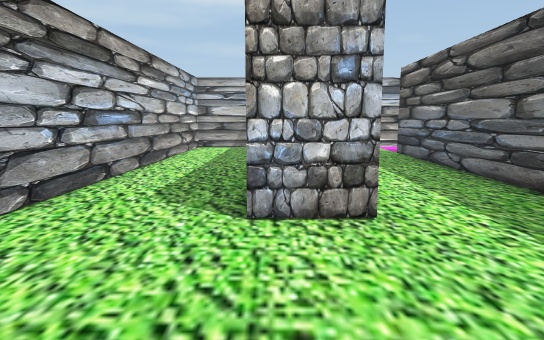
View 1 (above)

17 first-person views from a walk through a scene from a Unity 3-D project. The camera is 1.2 m above the floor, tilts 8° down and sees 75° across. The floor is counted in squares, 1 m on a side. Each view is taken from the middle of a square. On the plan, view 1 faces up. The plan holds only what a view shows up to about 14 squares ahead; the rest is blank. The player character is not drawn.

View 2
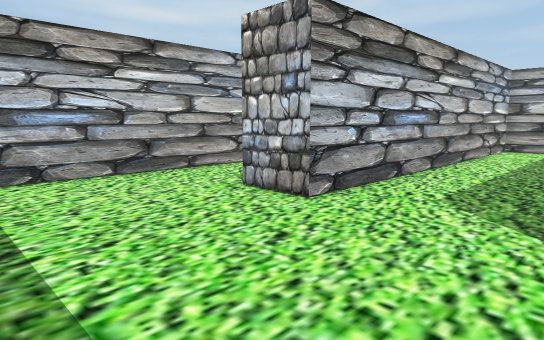

View 3
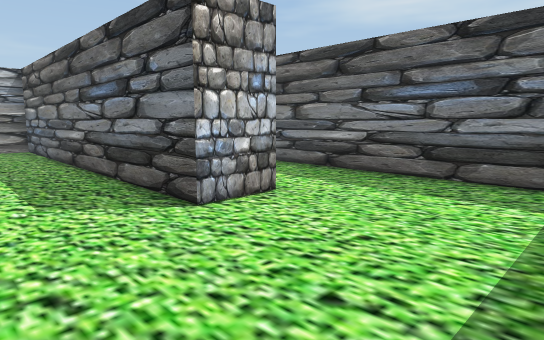

View 4
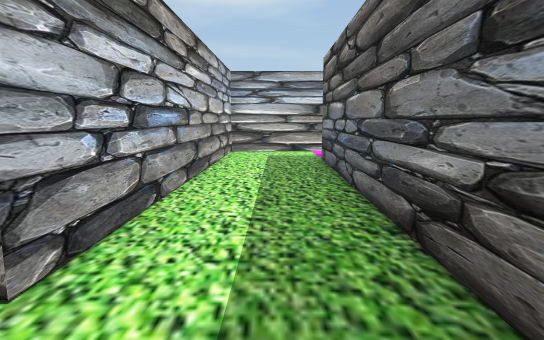

View 5
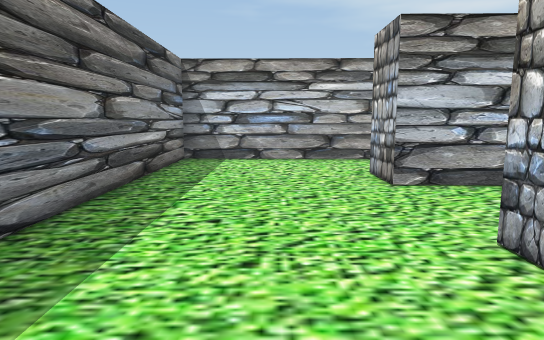

View 6
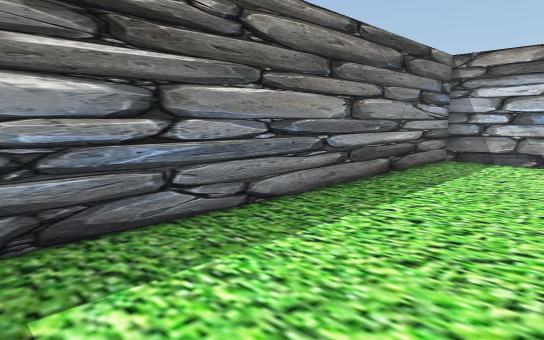

View 7
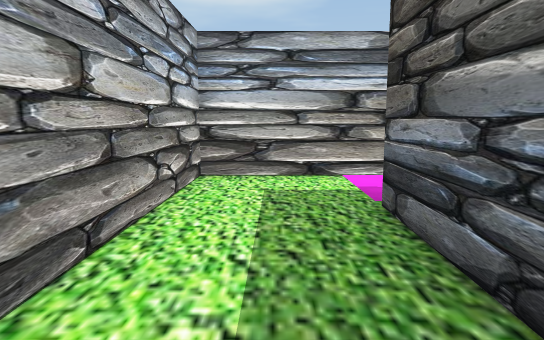

View 8
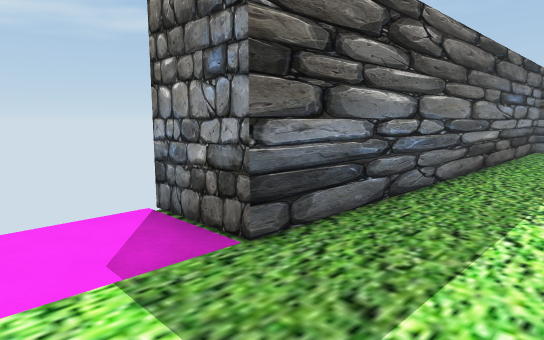

View 9
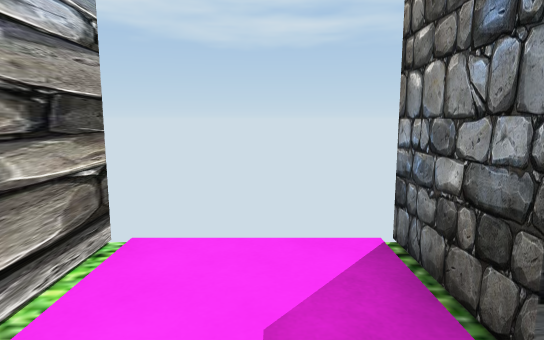

View 10
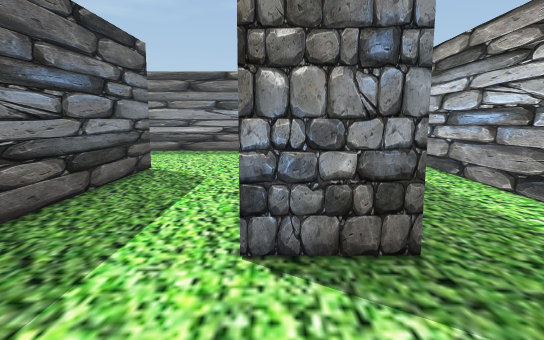

View 11
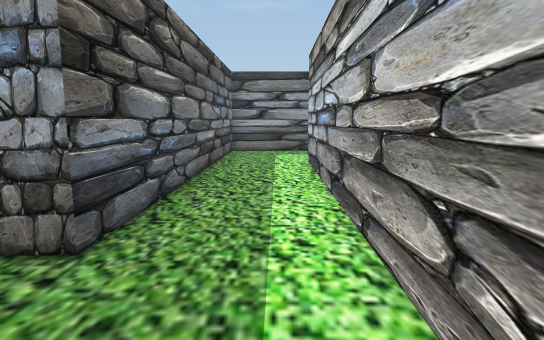

View 12
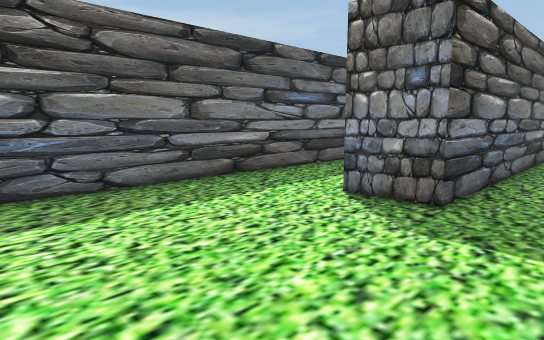

View 13
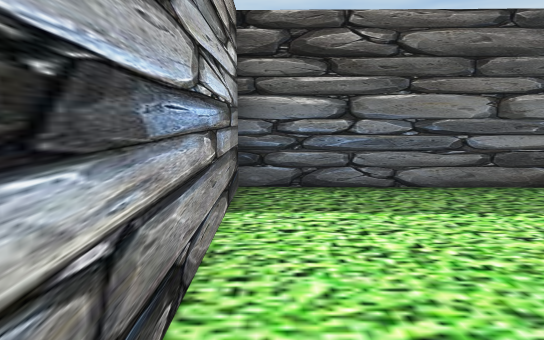

View 14
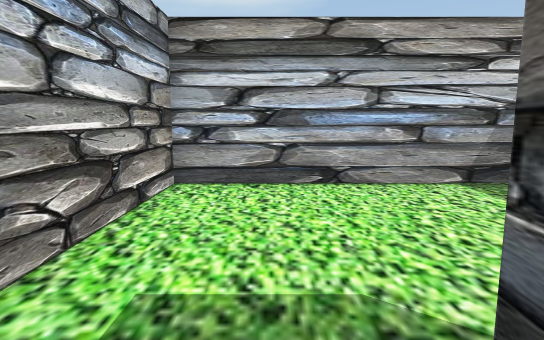

View 15
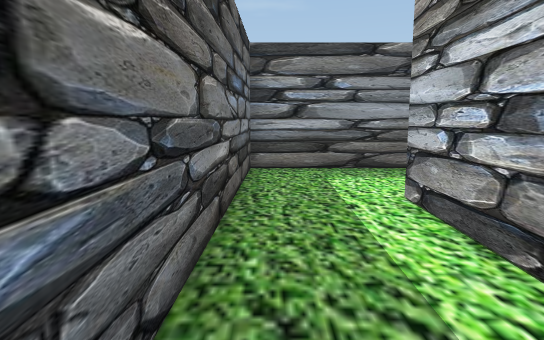

View 16
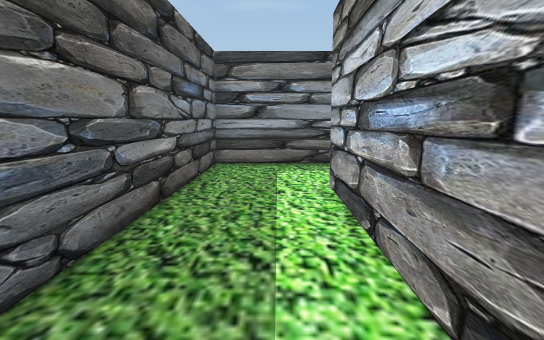

View 17
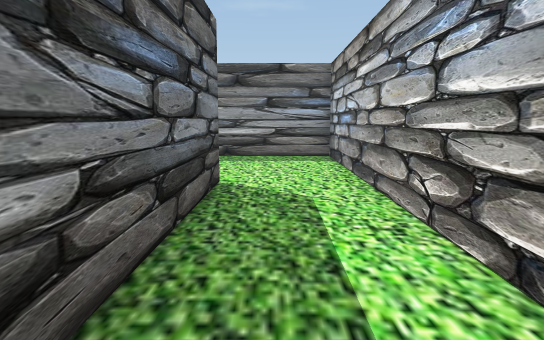

### Floor plan
Points are (right, up) in squares from view 1. A wall is a line through its corners. A room is listed if a view was taken in it or the views show most of it. See-through windows are left out.
Room 1 (views 1, 2, 3, 4, 5, 6, 7, 8, 9)
walls: (-7.8, 2.5) (-7.9, -0.7) (4.3, -0.7) (4.5, 12.8) (6.5, 12.8); (6.5, 15.6) (1.5, 15.6) (1.3, 4.2) (-0.3, 4.2) (-0.1, 15.6) (-3.2, 15.6) (-3.4, 4.2) (-5, 4.2)
ways out: opening at (-6.5, 3.5) to room 2
Room 2 (views 10, 11, 12, 13, 14, 15, 16, 17)
walls: (-7.7, 8.9) (-7.8, 2.5); (-5, 4.2) (-4.8, 15.6) (-11.8, 15.6) (-12.1, 2.6); (-13.4, -0.7) (-9.5, -0.7) (-9.3, 10) (-7.6, 10)
ways out: opening at (-6.5, 3.5) to room 1

Positions as (right, up) in squares from view 1, and headings:
1: (0, 0), facing up
2: (0, 0), facing up-left
3: (-3, 0), facing up-right
4: (3, 2), facing up
5: (3, 2), facing left
6: (3, 3), facing down-left
7: (3, 8), facing up
8: (2, 15), facing down-right
9: (3, 14), facing right
10: (-8, 13), facing down
11: (-11, 13), facing down
12: (-11, 15), facing down-right
13: (-11, 15), facing right
14: (-10, 9), facing up
15: (-10, 8), facing down
16: (-11, 9), facing down
17: (-6, 11), facing down
